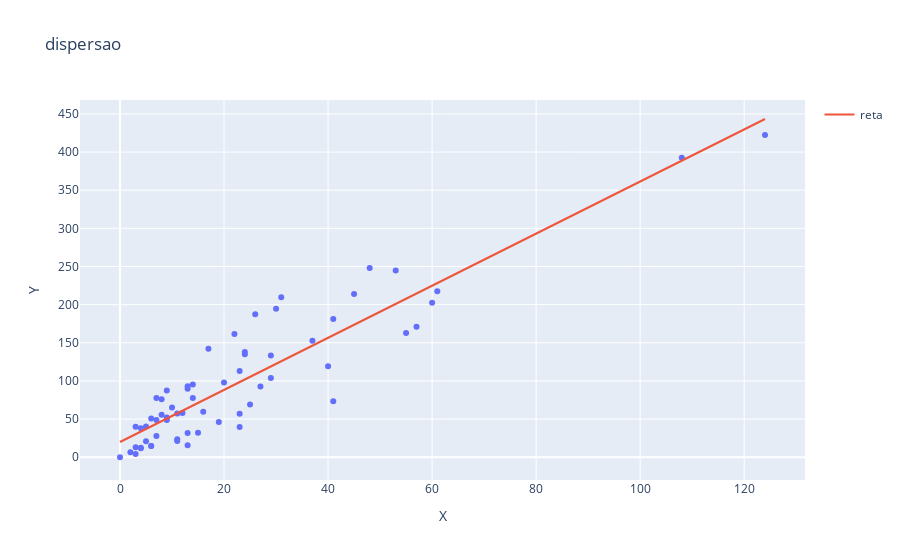

Notebook cell for this chart:
### Markdown cell above
### 5. Visualizando as predições como uma regressão linear

### Code cell
# Plot a regressão linear estimada aqui usando o plotly
grafico = px.scatter(x = x_to_numpy, y = y_to_numpy, labels={'x': 'X', 'y': 'Y'}, title="dispersao")
grafico.add_trace(go.Scatter(x = x_to_numpy, y = predicoes, mode = "lines", name = "reta"))
grafico.show()

### Figure 1 — Plotly figure (JSON) as saved in the notebook; plotly's stock layout.template omitted (floating-point values rounded to 4 significant figures)
{"data": [{"hovertemplate": "X=%{x}<br>Y=%{y}<extra></extra>", "legendgroup": "", "marker": {"color": "#636efa", "symbol": "circle"}, "mode": "markers", "name": "", "orientation": "v", "showlegend": false, "type": "scatter", "x": [108, 19, 13, 124, 40, 57, 23, 14, 45, 10, 5, 48, 11, 23, 7, 2, 24, 6, 3, 23, 6, 9, 9, 3, 29, 7, 4, 20, 7, 4, 0, 25, 6, 5, 22, 11, 61, 12, 4, 16, 13, 60, 41, 37, 55, 41, 11, 27, 8, 3, 17, 13, 13, 15, 8, 29, 30, 24, 9, 31, 14, 53, 26], "xaxis": "x", "y": [392.5, 46.2, 15.7, 422.2, 119.4, 170.9, 56.9, 77.5, 214, 65.3, 20.9, 248.1, 23.5, 39.6, 48.8, 6.6, 134.9, 50.9, 4.4, 113, 14.8, 48.7, 52.1, 13.2, 103.9, 77.5, 11.8, 98.1, 27.9, 38.1, 0, 69.2, 14.6, 40.3, 161.5, 57.2, 217.6, 58.1, 12.6, 59.6, 89.9, 202.4, 181.3, 152.8, 162.8, 73.4, 21.3, 92.6, 76.1, 39.9, 142.1, 93, 31.9, 32.1, 55.6, 133.3, 194.5, 137.9, 87.4, 209.8, 95.5, 244.6, 187.5], "yaxis": "y"}, {"mode": "lines", "name": "reta", "type": "scatter", "x": [108, 19, 13, 124, 40, 57, 23, 14, 45, 10, 5, 48, 11, 23, 7, 2, 24, 6, 3, 23, 6, 9, 9, 3, 29, 7, 4, 20, 7, 4, 0, 25, 6, 5, 22, 11, 61, 12, 4, 16, 13, 60, 41, 37, 55, 41, 11, 27, 8, 3, 17, 13, 13, 15, 8, 29, 30, 24, 9, 31, 14, 53, 26], "y": [388.7, 84.86, 64.37, 443.3, 156.5, 214.6, 98.51, 67.79, 173.6, 54.13, 37.06, 183.9, 57.55, 98.51, 43.89, 26.82, 101.9, 40.48, 30.24, 98.51, 40.48, 50.72, 50.72, 30.24, 119.0, 43.89, 33.65, 88.27, 43.89, 33.65, 19.99, 105.3, 40.48, 37.06, 95.1, 57.55, 228.2, 60.96, 33.65, 74.62, 64.37, 224.8, 160.0, 146.3, 207.8, 160.0, 57.55, 112.2, 47.31, 30.24, 78.03, 64.37, 64.37, 71.2, 47.31, 119.0, 122.4, 101.9, 50.72, 125.8, 67.79, 200.9, 108.8]}], "layout": {"autosize": true, "legend": {"tracegroupgap": 0}, "title": {"text": "dispersao"}, "xaxis": {"anchor": "y", "autorange": true, "domain": [0, 1], "range": [-7.517, 131.5], "title": {"text": "X"}, "type": "linear"}, "yaxis": {"anchor": "x", "autorange": true, "domain": [0, 1], "range": [-35.72, 468.5], "title": {"text": "Y"}, "type": "linear"}}}
